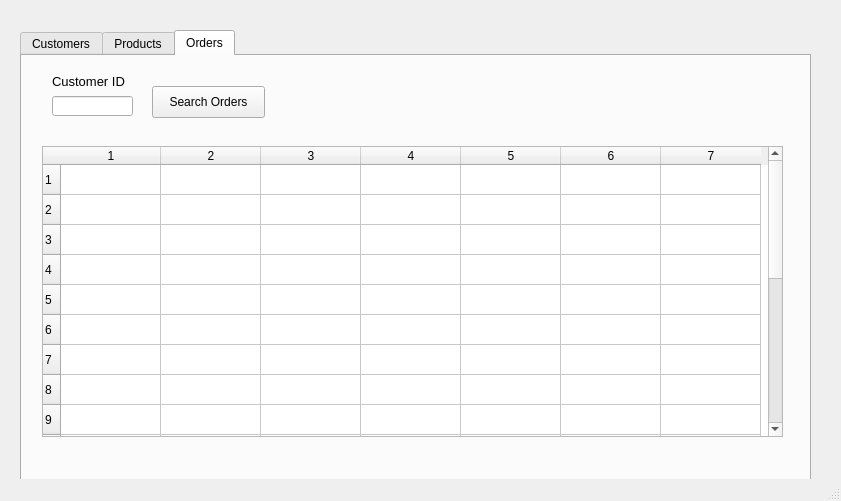
<?xml version="1.0" encoding="UTF-8"?>
<ui version="4.0">
 <class>MainWindow</class>
 <widget class="QMainWindow" name="MainWindow">
  <property name="geometry">
   <rect>
    <x>0</x>
    <y>0</y>
    <width>841</width>
    <height>501</height>
   </rect>
  </property>
  <property name="windowTitle">
   <string>Customer</string>
  </property>
  <property name="styleSheet">
   <string notr="true">background-image: url(:/bg/images/background2.png);</string>
  </property>
  <widget class="QWidget" name="centralwidget">
   <widget class="QTabWidget" name="tabWidget">
    <property name="geometry">
     <rect>
      <x>20</x>
      <y>30</y>
      <width>791</width>
      <height>451</height>
     </rect>
    </property>
    <property name="currentIndex">
     <number>2</number>
    </property>
    <widget class="QWidget" name="customers">
     <attribute name="title">
      <string>Customers</string>
     </attribute>
     <widget class="QTableWidget" name="customers_table">
      <property name="geometry">
       <rect>
        <x>0</x>
        <y>80</y>
        <width>771</width>
        <height>291</height>
       </rect>
      </property>
      <property name="rowCount">
       <number>20</number>
      </property>
      <property name="columnCount">
       <number>9</number>
      </property>
      <row/>
      <row/>
      <row/>
      <row/>
      <row/>
      <row/>
      <row/>
      <row/>
      <row/>
      <row/>
      <row/>
      <row/>
      <row/>
      <row/>
      <row/>
      <row/>
      <row/>
      <row/>
      <row/>
      <row/>
      <column/>
      <column/>
      <column/>
      <column/>
      <column/>
      <column/>
      <column/>
      <column/>
      <column/>
     </widget>
     <widget class="QLineEdit" name="customerid">
      <property name="geometry">
       <rect>
        <x>10</x>
        <y>40</y>
        <width>81</width>
        <height>20</height>
       </rect>
      </property>
      <property name="text">
       <string/>
      </property>
     </widget>
     <widget class="QLabel" name="label_2">
      <property name="geometry">
       <rect>
        <x>10</x>
        <y>10</y>
        <width>81</width>
        <height>31</height>
       </rect>
      </property>
      <property name="font">
       <font>
        <pointsize>10</pointsize>
       </font>
      </property>
      <property name="text">
       <string>Customer ID</string>
      </property>
     </widget>
     <widget class="QPushButton" name="search_customer_button">
      <property name="geometry">
       <rect>
        <x>110</x>
        <y>30</y>
        <width>113</width>
        <height>32</height>
       </rect>
      </property>
      <property name="text">
       <string>Search Customers</string>
      </property>
     </widget>
     <widget class="QLabel" name="customer_check">
      <property name="geometry">
       <rect>
        <x>250</x>
        <y>30</y>
        <width>201</width>
        <height>31</height>
       </rect>
      </property>
      <property name="font">
       <font>
        <pointsize>9</pointsize>
        <weight>75</weight>
        <bold>true</bold>
       </font>
      </property>
      <property name="text">
       <string/>
      </property>
     </widget>
    </widget>
    <widget class="QWidget" name="products">
     <attribute name="title">
      <string>Products</string>
     </attribute>
     <widget class="QTableWidget" name="products_table">
      <property name="geometry">
       <rect>
        <x>0</x>
        <y>90</y>
        <width>721</width>
        <height>291</height>
       </rect>
      </property>
      <property name="rowCount">
       <number>20</number>
      </property>
      <property name="columnCount">
       <number>4</number>
      </property>
      <row/>
      <row/>
      <row/>
      <row/>
      <row/>
      <row/>
      <row/>
      <row/>
      <row/>
      <row/>
      <row/>
      <row/>
      <row/>
      <row/>
      <row/>
      <row/>
      <row/>
      <row/>
      <row/>
      <row/>
      <column/>
      <column/>
      <column/>
      <column/>
     </widget>
     <widget class="QLabel" name="label_5">
      <property name="geometry">
       <rect>
        <x>20</x>
        <y>10</y>
        <width>81</width>
        <height>31</height>
       </rect>
      </property>
      <property name="font">
       <font>
        <pointsize>10</pointsize>
       </font>
      </property>
      <property name="text">
       <string>Product ID</string>
      </property>
     </widget>
     <widget class="QLineEdit" name="productid">
      <property name="geometry">
       <rect>
        <x>20</x>
        <y>40</y>
        <width>81</width>
        <height>20</height>
       </rect>
      </property>
      <property name="text">
       <string/>
      </property>
     </widget>
     <widget class="QLabel" name="label_6">
      <property name="geometry">
       <rect>
        <x>120</x>
        <y>10</y>
        <width>91</width>
        <height>31</height>
       </rect>
      </property>
      <property name="font">
       <font>
        <pointsize>10</pointsize>
       </font>
      </property>
      <property name="text">
       <string>Product Name</string>
      </property>
     </widget>
     <widget class="QLineEdit" name="productname">
      <property name="geometry">
       <rect>
        <x>120</x>
        <y>40</y>
        <width>81</width>
        <height>20</height>
       </rect>
      </property>
      <property name="text">
       <string/>
      </property>
     </widget>
     <widget class="QLabel" name="label_7">
      <property name="geometry">
       <rect>
        <x>230</x>
        <y>10</y>
        <width>91</width>
        <height>31</height>
       </rect>
      </property>
      <property name="font">
       <font>
        <pointsize>10</pointsize>
       </font>
      </property>
      <property name="text">
       <string>Category</string>
      </property>
     </widget>
     <widget class="QLabel" name="label_8">
      <property name="geometry">
       <rect>
        <x>340</x>
        <y>10</y>
        <width>91</width>
        <height>31</height>
       </rect>
      </property>
      <property name="font">
       <font>
        <pointsize>10</pointsize>
       </font>
      </property>
      <property name="text">
       <string>SubCategory</string>
      </property>
     </widget>
     <widget class="QLineEdit" name="category">
      <property name="geometry">
       <rect>
        <x>230</x>
        <y>40</y>
        <width>81</width>
        <height>20</height>
       </rect>
      </property>
      <property name="text">
       <string/>
      </property>
     </widget>
     <widget class="QLineEdit" name="subcategory">
      <property name="geometry">
       <rect>
        <x>340</x>
        <y>40</y>
        <width>81</width>
        <height>20</height>
       </rect>
      </property>
      <property name="text">
       <string/>
      </property>
     </widget>
     <widget class="QPushButton" name="search_product_button">
      <property name="geometry">
       <rect>
        <x>440</x>
        <y>30</y>
        <width>113</width>
        <height>32</height>
       </rect>
      </property>
      <property name="text">
       <string>Search Products</string>
      </property>
     </widget>
    </widget>
    <widget class="QWidget" name="orders">
     <attribute name="title">
      <string>Orders</string>
     </attribute>
     <widget class="QTableWidget" name="orders_table">
      <property name="geometry">
       <rect>
        <x>20</x>
        <y>90</y>
        <width>741</width>
        <height>291</height>
       </rect>
      </property>
      <property name="rowCount">
       <number>20</number>
      </property>
      <property name="columnCount">
       <number>7</number>
      </property>
      <row/>
      <row/>
      <row/>
      <row/>
      <row/>
      <row/>
      <row/>
      <row/>
      <row/>
      <row/>
      <row/>
      <row/>
      <row/>
      <row/>
      <row/>
      <row/>
      <row/>
      <row/>
      <row/>
      <row/>
      <column/>
      <column/>
      <column/>
      <column/>
      <column/>
      <column/>
      <column/>
     </widget>
     <widget class="QLabel" name="label_11">
      <property name="geometry">
       <rect>
        <x>30</x>
        <y>10</y>
        <width>81</width>
        <height>31</height>
       </rect>
      </property>
      <property name="font">
       <font>
        <pointsize>10</pointsize>
       </font>
      </property>
      <property name="text">
       <string>Customer ID</string>
      </property>
     </widget>
     <widget class="QLineEdit" name="o_customerid">
      <property name="geometry">
       <rect>
        <x>30</x>
        <y>40</y>
        <width>81</width>
        <height>20</height>
       </rect>
      </property>
      <property name="text">
       <string/>
      </property>
     </widget>
     <widget class="QPushButton" name="search_order_button">
      <property name="geometry">
       <rect>
        <x>130</x>
        <y>30</y>
        <width>113</width>
        <height>32</height>
       </rect>
      </property>
      <property name="text">
       <string>Search Orders</string>
      </property>
     </widget>
     <widget class="QLabel" name="order_check">
      <property name="geometry">
       <rect>
        <x>270</x>
        <y>30</y>
        <width>181</width>
        <height>31</height>
       </rect>
      </property>
      <property name="font">
       <font>
        <pointsize>9</pointsize>
        <weight>75</weight>
        <bold>true</bold>
       </font>
      </property>
      <property name="text">
       <string/>
      </property>
     </widget>
    </widget>
   </widget>
  </widget>
  <widget class="QMenuBar" name="menubar">
   <property name="geometry">
    <rect>
     <x>0</x>
     <y>0</y>
     <width>841</width>
     <height>22</height>
    </rect>
   </property>
  </widget>
  <widget class="QStatusBar" name="statusbar"/>
 </widget>
 <resources>
  <include location="resources1.qrc"/>
 </resources>
 <connections/>
</ui>
